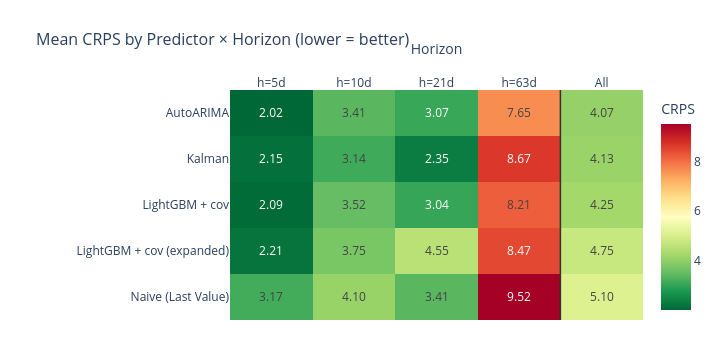

The code cell stored with this chart in its notebook:
### Code cell
# Heatmap of the table above. Read it left-to-right: the short-horizon columns
# are usually a near-uniform green (everyone is right), and one long-horizon
# column carries the colour spread that sets the 'All' ranking.
viz.make_crps_heatmap(ph_crps)

### Figure 1 — Plotly figure (JSON) as saved in the notebook; plotly's stock layout.template omitted (floating-point values rounded to 4 significant figures)
{"data": [{"colorbar": {"title": {"text": "CRPS"}}, "colorscale": [[0, "rgb(0,104,55)"], [0.1, "rgb(26,152,80)"], [0.2, "rgb(102,189,99)"], [0.3, "rgb(166,217,106)"], [0.4, "rgb(217,239,139)"], [0.5, "rgb(255,255,191)"], [0.6, "rgb(254,224,139)"], [0.7, "rgb(253,174,97)"], [0.8, "rgb(244,109,67)"], [0.9, "rgb(215,48,39)"], [1, "rgb(165,0,38)"]], "hovertemplate": "%{y}<br>%{x}: %{z:.3f}<extra></extra>", "text": [["3.17", "4.10", "3.41", "9.52", "5.10"], ["2.21", "3.75", "4.55", "8.47", "4.75"], ["2.09", "3.52", "3.04", "8.21", "4.25"], ["2.15", "3.14", "2.35", "8.67", "4.13"], ["2.02", "3.41", "3.07", "7.65", "4.07"]], "textfont": {"size": 12}, "texttemplate": "%{text}", "type": "heatmap", "x": ["h=5d", "h=10d", "h=21d", "h=63d", "All"], "y": ["Naive (Last Value)", "LightGBM + cov (expanded)", "LightGBM + cov", "Kalman", "AutoARIMA"], "z": [[3.17, 4.105, 3.407, 9.516, 5.103], [2.214, 3.75, 4.546, 8.467, 4.75], [2.086, 3.518, 3.045, 8.206, 4.252], [2.147, 3.141, 2.353, 8.666, 4.132], [2.023, 3.406, 3.067, 7.648, 4.067]]}], "layout": {"height": 360, "margin": {"b": 40, "l": 230, "r": 40, "t": 90}, "shapes": [{"line": {"color": "#333333", "width": 1.5}, "type": "line", "x0": 3.5, "x1": 3.5, "xref": "x", "y0": 0, "y1": 1, "yref": "y domain"}], "title": {"font": {"size": 16}, "text": "Mean CRPS by Predictor × Horizon (lower = better)"}, "width": 720, "xaxis": {"side": "top", "title": {"text": "Horizon"}}, "yaxis": {"title": {"text": ""}}}}
